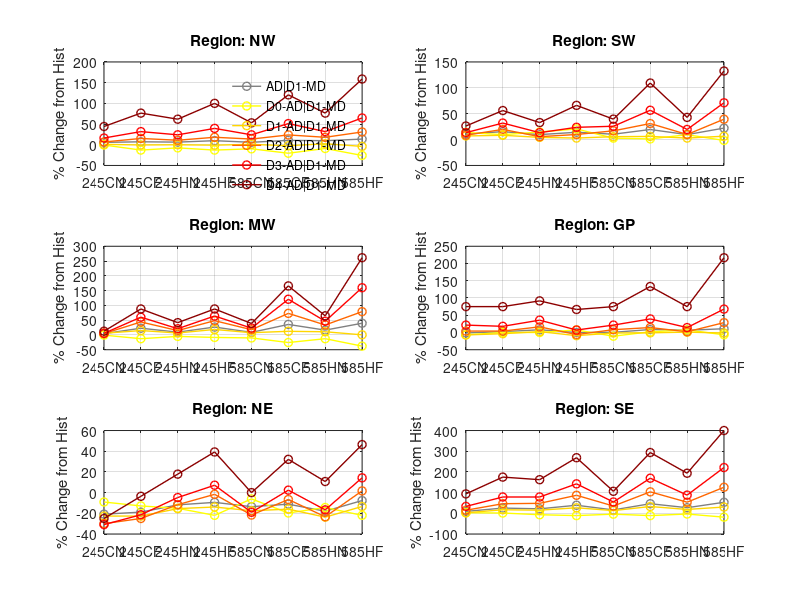

Recreate this plot in MATLAB. (Note: this script raises an error after producing the figure.)
% Define data as 3D array: [region, probability, scenario]
% Regions: NW, SW, MW, GP, NE, SE
% Probabilities: AD|D0-MD, D0-AD|D0-MD, ..., D4-AD|D0-MD
% Scenarios: Hist, 245CN, 245CF, 245HN, 245HF, 585CN, 585CF, 585HN, 585HF

data = zeros(6, 6, 9);

% Region 1: NW
data(1,1,:) = [0.4907,0.519,0.526,0.522,0.539,0.52,0.543,0.539,0.558];
data(1,2,:) = [0.1308,0.13,0.114,0.121,0.114,0.118,0.104,0.119,0.097];
data(1,3,:) = [0.204,0.206,0.203,0.204,0.202,0.206,0.199,0.209,0.196];
data(1,4,:) = [0.0703,0.075,0.081,0.078,0.083,0.08,0.087,0.083,0.092];
data(1,5,:) = [0.0516,0.06,0.068,0.064,0.072,0.064,0.078,0.068,0.085];
data(1,6,:) = [0.034,0.049,0.06,0.055,0.068,0.052,0.075,0.06,0.088];

% Region 2: SW
data(2,1,:) = [0.5081,0.563,0.586,0.557,0.58,0.561,0.607,0.557,0.621];
data(2,2,:) = [0.1352,0.154,0.148,0.155,0.163,0.139,0.137,0.148,0.133];
data(2,3,:) = [0.2234,0.239,0.242,0.233,0.23,0.236,0.237,0.23,0.238];
data(2,4,:) = [0.071,0.077,0.085,0.075,0.078,0.083,0.093,0.078,0.099];
data(2,5,:) = [0.0485,0.055,0.064,0.055,0.06,0.061,0.076,0.058,0.083];
data(2,6,:) = [0.0301,0.038,0.047,0.04,0.05,0.042,0.063,0.043,0.07];

% Region 3: MW
data(3,1,:) = [0.4634,0.484,0.569,0.507,0.587,0.504,0.628,0.539,0.647];
data(3,2,:) = [0.1157,0.115,0.101,0.11,0.106,0.104,0.086,0.101,0.072];
data(3,3,:) = [0.1932,0.204,0.222,0.206,0.229,0.208,0.217,0.214,0.194];
data(3,4,:) = [0.0688,0.072,0.099,0.079,0.102,0.081,0.119,0.092,0.123];
data(3,5,:) = [0.0512,0.054,0.082,0.062,0.084,0.063,0.113,0.075,0.133];
data(3,6,:) = [0.0346,0.039,0.065,0.049,0.065,0.048,0.092,0.057,0.125];

% Region 4: GP
data(4,1,:) = [0.433,0.427,0.443,0.467,0.433,0.435,0.47,0.461,0.48];
data(4,2,:) = [0.149,0.139,0.149,0.149,0.16,0.133,0.152,0.16,0.139];
data(4,3,:) = [0.196,0.182,0.189,0.201,0.178,0.193,0.194,0.198,0.193];
data(4,4,:) = [0.049,0.051,0.051,0.057,0.046,0.053,0.056,0.05,0.063];
data(4,5,:) = [0.028,0.034,0.033,0.038,0.03,0.034,0.039,0.032,0.047];
data(4,6,:) = [0.012,0.021,0.021,0.023,0.02,0.021,0.028,0.021,0.038];

% Region 5: NE
data(5,1,:) = [0.456,0.361,0.37,0.402,0.413,0.394,0.405,0.374,0.421];
data(5,2,:) = [0.132,0.12,0.115,0.112,0.103,0.124,0.106,0.113,0.103];
data(5,3,:) = [0.194,0.15,0.15,0.164,0.167,0.16,0.163,0.148,0.168];
data(5,4,:) = [0.06,0.042,0.045,0.053,0.059,0.047,0.056,0.046,0.061];
data(5,5,:) = [0.042,0.029,0.033,0.04,0.045,0.034,0.043,0.035,0.048];
data(5,6,:) = [0.028,0.021,0.027,0.033,0.039,0.028,0.037,0.031,0.041];

% Region 6: SE
data(6,1,:) = [0.447,0.488,0.56,0.544,0.621,0.52,0.654,0.568,0.685];
data(6,2,:) = [0.145,0.149,0.147,0.135,0.129,0.139,0.129,0.14,0.118];
data(6,3,:) = [0.198,0.203,0.232,0.228,0.251,0.224,0.263,0.235,0.258];
data(6,4,:) = [0.054,0.062,0.079,0.08,0.101,0.073,0.11,0.083,0.122];
data(6,5,:) = [0.033,0.044,0.059,0.059,0.08,0.051,0.089,0.062,0.106];
data(6,6,:) = [0.016,0.031,0.044,0.042,0.059,0.033,0.063,0.047,0.08];

% Calculate percent change relative to Hist (dimension 3 index = 1)
hist_vals = data(:,:,1);
pct_change = 100 * (data - hist_vals) ./ hist_vals;

region_labels = {'NW','SW','MW','GP','NE','SE'};
prob_labels = {'AD|D1-MD','D0-AD|D1-MD','D1-AD|D1-MD','D2-AD|D1-MD','D3-AD|D1-MD','D4-AD|D1-MD'};
scenario_labels = {'245CN','245CF','245HN','245HF','585CN','585CF','585HN','585HF'};

% Define custom colors
% Colors based on U.S. Drought Monitor standards
custom_colors = [
    [0.5, 0.5, 0.5];     % AD|D0-MD - gray
    [1.0, 1.0, 0.0];     % D0 - yellow
    [1.0, 0.84, 0.0];    % D1 - gold (more distinct than light orange)
    [1.0, 0.4, 0.0];     % D2 - darker orange
    [1.0, 0.0, 0.0];     % D3 - red
    [0.55, 0.0, 0.0];    % D4 - dark red
];
figure;
for r = 1:6
    subplot(3,2,r);
    hold on;
%     yline(0, 'k-', 'LineWidth', 1, 'HandleVisibility', 'off'); % horizontal zero line
    for p = 1:6
        plot(1:8, squeeze(pct_change(r,p,2:end)), '-o', ...
             'Color', custom_colors(p,:), ...
             'DisplayName', prob_labels{p}, ...
             'LineWidth', 1);
    end
    xticks(1:8);
    xticklabels(scenario_labels);
    xtickangle(45);
    ylabel('% Change from Hist');
    title(['Region: ', region_labels{r}]);
    if r == 1
        legend('Location','best'); legend boxoff
    end
    grid on;
    hold off; box on;
%     ylim([-50, 200])
end

%% output the plot

fig = gcf;
fig.PaperUnits = 'inches';

% fig.PaperPosition = [0 0 17.7 8];
fig.PaperPosition = [0 0 10 12];
print('ScreenSizeFigure', '-dpng', '-r300')
